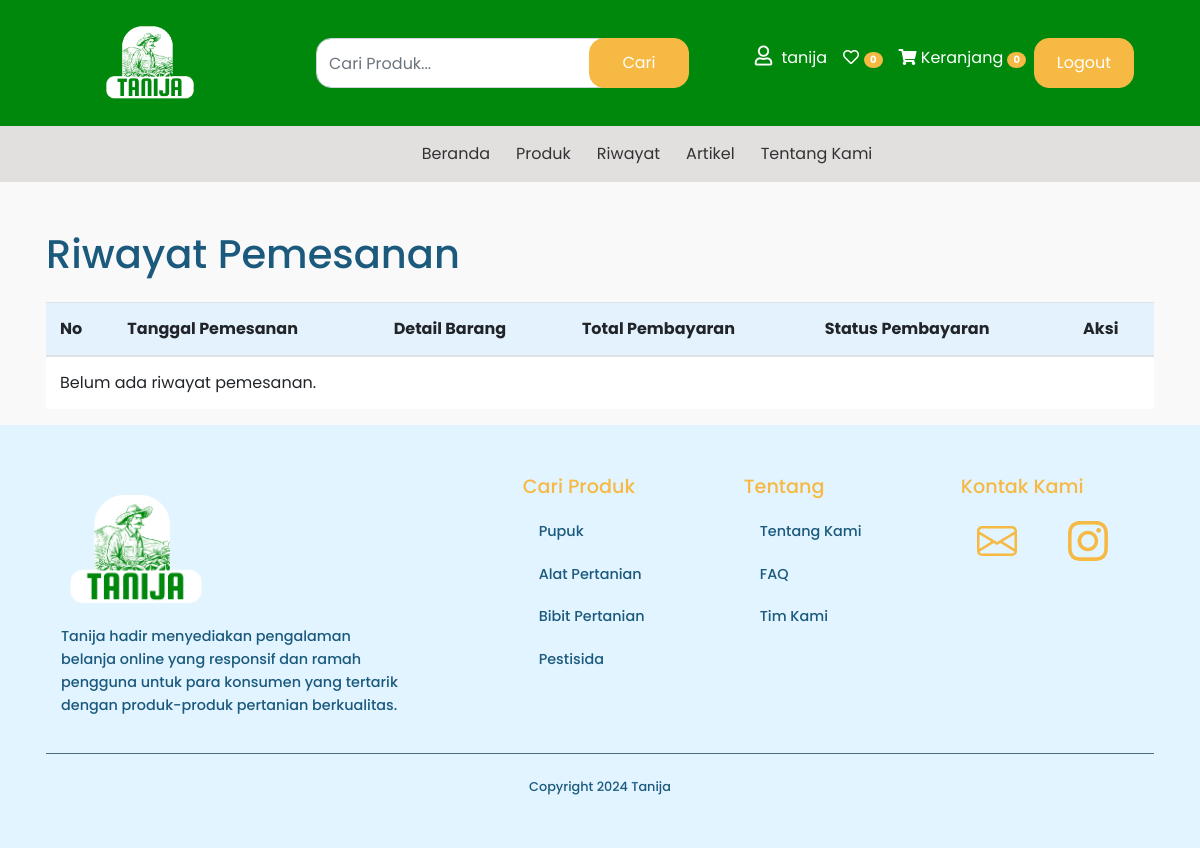
/src/html/riwayat_pemesanan.php (signed in), run on an earlier commit of the app's database.
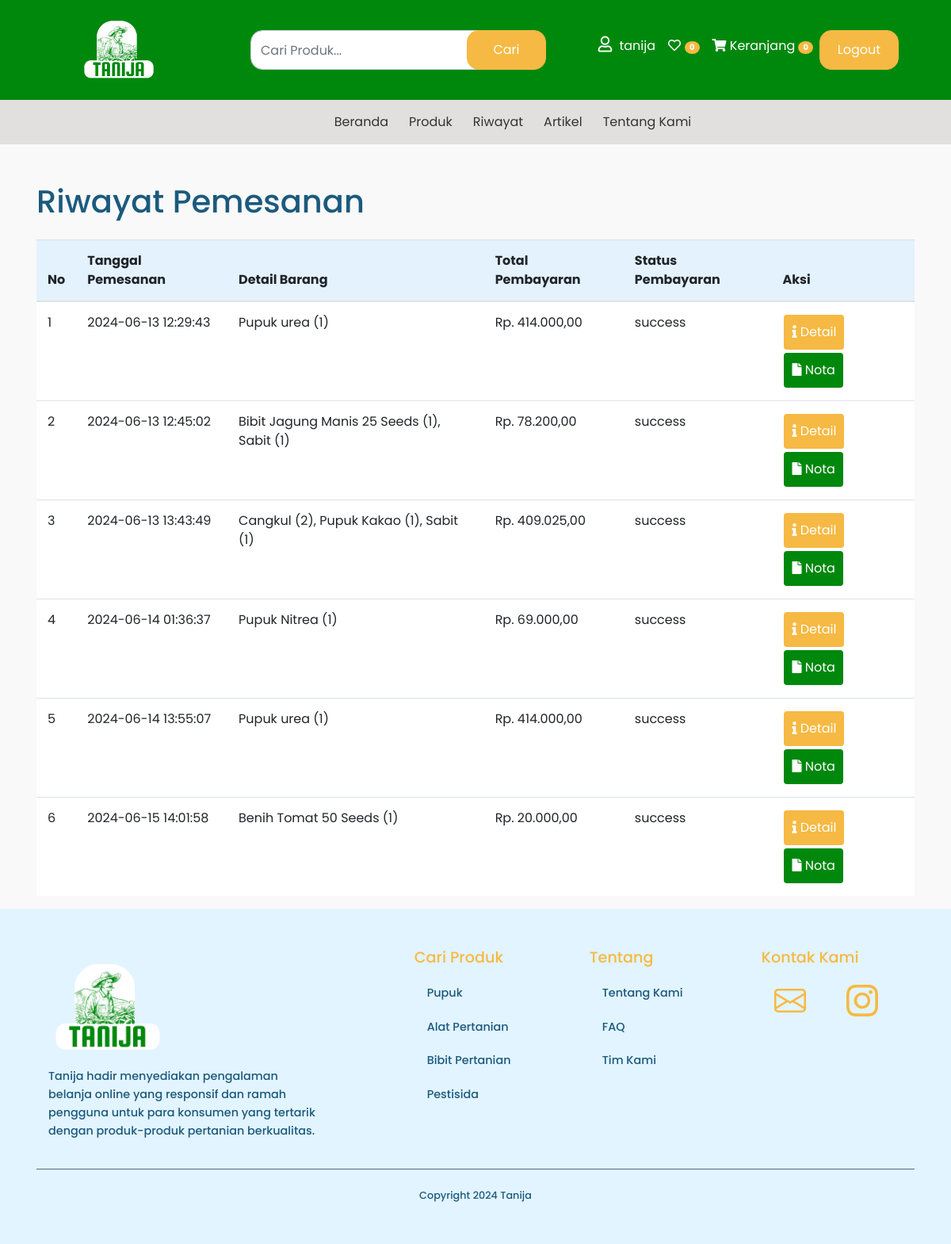
And on a later commit of the database.
### tables this page shows
CREATE TABLE `riwayat_pemesanan` (
  `id` int(11) NOT NULL,
  `nama_user` varchar(255) NOT NULL,
  `detail_barang` text NOT NULL,
  `nama_penerima` varchar(255) NOT NULL,
  `nomor_handphone` varchar(20) NOT NULL,
  `alamat` text NOT NULL,
  `ongkir` int(11) NOT NULL,
  `total_pembayaran` decimal(10,2) NOT NULL,
  `status_pembayaran` varchar(20) NOT NULL,
  `tanggal_pemesanan` timestamp NOT NULL DEFAULT current_timestamp()
);

### src/html/riwayat_pemesanan.php (the view, shortened to what the changed rows need)
<?php
include '../php/db_connection.php';
?>
<!DOCTYPE html>
<html lang="id">
<head>
  <link href="https://stackpath.bootstrapcdn.com/bootstrap/4.5.2/css/bootstrap.min.css" rel="stylesheet">
  <link href="../assets/css/bootstrap.css" rel="stylesheet">
  <link href="../assets/css/style.css" rel="stylesheet">
  <link href="../css/riwayat_pemesanan.css" rel="stylesheet">
  <link href="https://cdnjs.cloudflare.com/ajax/libs/font-awesome/5.15.4/css/all.min.css" rel="stylesheet">
</head>
<body>
  <?php
$query = "SELECT * FROM riwayat_pemesanan WHERE nama_user = '{$_SESSION['nama_user']}'";
$result = $conn->query($query);
if ($result->num_rows > 0) {
  $riwayat_pemesanan = $result->fetch_all(MYSQLI_ASSOC);
} else {
  $riwayat_pemesanan = [];
}
  ?>
  <div class="container mt-5">
    <h1>Riwayat Pemesanan</h1>
    <table class="table mt-3">
      <thead>
        <tr>
          <th>No</th>
          <th>Tanggal Pemesanan</th>
          <th>Detail Barang</th>
          <th>Total Pembayaran</th>
          <th>Status Pembayaran</th>
          <th>Aksi</th>
        </tr>
      </thead>
      <tbody>
        <?php if (!empty($riwayat_pemesanan)) : ?>
          <?php foreach ($riwayat_pemesanan as $index => $pemesanan) : ?>
            <tr>
              <td data-label="No :"> <?= $index + 1 ?></td>
              <td data-label="Tanggal :"> <?= $pemesanan['tanggal_pemesanan'] ?></td>
              <td data-label="Produk :"> <?= $pemesanan['detail_barang'] ?></td>
              <td data-label="Total :"> Rp. <?= number_format($pemesanan['total_pembayaran'], 2, ',', '.') ?></td>
              <td data-label="Status :"> <?= $pemesanan['status_pembayaran'] ?></td>
              <td class="aksi">
                <button class="btn btn-info nota-btn" data-id="<?= $pemesanan['id'] ?>"><i class="fas fa-info"></i> Detail</button>
                <button class="btn btn-secondary cetak-btn" data-id="<?= $pemesanan['id'] ?>"><i class="fas fa-file"></i> Nota</button>
              </td>
            </tr>
          <?php endforeach; ?>
        <?php else : ?>
          <tr>
            <td colspan="6">Belum ada riwayat pemesanan.</td>
          </tr>
        <?php endif; ?>
      </tbody>
    </table>
  </div>
</body>
</html>

What changed in the data, as far as the page shows it:
added riwayat_pemesanan: tanggal_pemesanan "2024-06-13 12:29:43", detail_barang "Pupuk urea (1)", total_pembayaran "414.000,00", status_pembayaran "success"
added riwayat_pemesanan: tanggal_pemesanan "2024-06-13 12:45:02", detail_barang "Bibit Jagung Manis 25 Seeds (1), Sabit (1)", total_pembayaran "78.200,00", status_pembayaran "success"
added riwayat_pemesanan: tanggal_pemesanan "2024-06-13 13:43:49", detail_barang "Cangkul (2), Pupuk Kakao (1), Sabit (1)", total_pembayaran "409.025,00", status_pembayaran "success"
added riwayat_pemesanan: tanggal_pemesanan "2024-06-14 01:36:37", detail_barang "Pupuk Nitrea (1)", total_pembayaran "69.000,00", status_pembayaran "success"
added riwayat_pemesanan: tanggal_pemesanan "2024-06-14 13:55:07", detail_barang "Pupuk urea (1)", total_pembayaran "414.000,00", status_pembayaran "success"
added riwayat_pemesanan: tanggal_pemesanan "2024-06-15 14:01:58", detail_barang "Benih Tomat 50 Seeds (1)", total_pembayaran "20.000,00", status_pembayaran "success"
Also different on the page:
text no longer shown: "Belum ada riwayat pemesanan."
